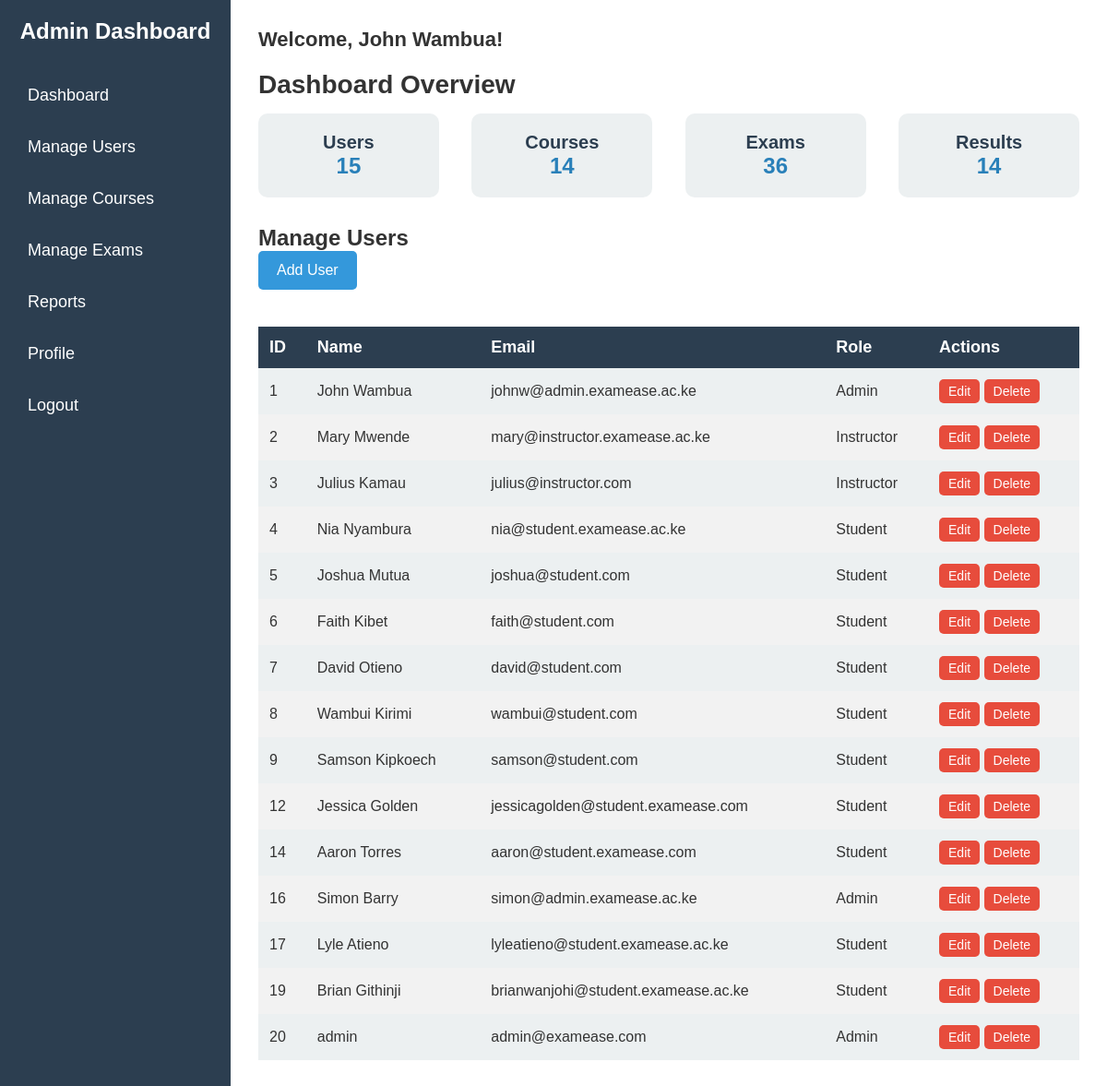
The page /pages/admin_dashboard.php (signed in) on the database its author committed.
### tables this page shows
CREATE TABLE `users` (
  `user_id` int(11) NOT NULL,
  `role_id` int(11) NOT NULL,
  `name` varchar(100) NOT NULL,
  `username` varchar(100) NOT NULL,
  `password_hash` varchar(255) NOT NULL,
  `email` varchar(100) NOT NULL,
  `status` tinyint(1) NOT NULL DEFAULT 1,
  `created_at` timestamp NOT NULL DEFAULT current_timestamp(),
  `updated_at` timestamp NOT NULL DEFAULT current_timestamp() ON UPDATE current_timestamp()
);

### pages/admin_dashboard.php (the view, shortened to what this page needs)
<?php
include('../includes/db_connection.php');
$userId = $_SESSION['user_id'];
$sql = "SELECT name FROM users WHERE user_id = ?";
$stmt = $conn->prepare($sql);
$stmt->bind_param("i", $userId);
$stmt->execute();
$result = $stmt->get_result();
$user = $result->fetch_assoc();
$adminName = $user['name'];
$statsQuery = "
    SELECT
        (SELECT COUNT(*) FROM users) AS total_users,
        (SELECT COUNT(*) FROM courses) AS total_courses,
        (SELECT COUNT(*) FROM exams) AS total_exams,
        (SELECT COUNT(*) FROM exam_grades) AS total_results
";
$statsResult = $conn->query($statsQuery);
if ($statsResult) {
    $stats = $statsResult->fetch_assoc();
}
$userDataQuery = "SELECT user_id, name, email, role_id FROM users";
$userDataResult = $conn->query($userDataQuery);
?>
<!DOCTYPE html>
<html lang="en">
<head>
  <link rel="stylesheet" href="../assets/css/admin_dashboard.css">
</head>
<body>
  <div class="sidebar">
    <div class="sidebar-header">
      <h2>Admin Dashboard</h2>
    </div>
    <ul class="sidebar-links">
      <li><a href="#">Dashboard</a></li>
      <li><a href="#">Manage Users</a></li>
      <li><a href="manage_course.php">Manage Courses</a></li>
      <li><a href="manage_exam.php">Manage Exams</a></li>
      <li><a href="report.php">Reports</a></li>
      <li><a href="admin_profile.php">Profile</a></li>
      <li><a href="logout.php">Logout</a></li>
    </ul>
  </div>
  <div class="main-content">
    <p class="welcome">Welcome, <?php echo htmlspecialchars($adminName); ?>!</p>
    <section class="overview">
      <h1>Dashboard Overview</h1>
      <div class="statistics">
        <div class="stat-box">
          <h3>Users</h3>
          <p><?php echo htmlspecialchars($stats['total_users']); ?></p>
        </div>
        <div class="stat-box">
          <h3>Courses</h3>
          <p><?php echo htmlspecialchars($stats['total_courses']); ?></p>
        </div>
        <div class="stat-box">
          <h3>Exams</h3>
          <p><?php echo htmlspecialchars($stats['total_exams']); ?></p>
        </div>
        <div class="stat-box">
          <h3>Results</h3>
          <p><?php echo htmlspecialchars($stats['total_results']); ?></p>
        </div>
      </div>
    </section>
    <section class="manage-users">
      <h2>Manage Users</h2>
      <a href="add_user.php"><button class="add-user-btn">Add User</button></a>
      <table class="users-table">
        <thead>
          <tr>
            <th>ID</th>
            <th>Name</th>
            <th>Email</th>
            <th>Role</th>
            <th>Actions</th>
          </tr>
        </thead>
        <tbody>
  <?php
  if ($userDataResult->num_rows > 0) {
      while ($user = $userDataResult->fetch_assoc()) {
          $roleName = '';
          switch ($user['role_id']) {
              case 1:
                  $roleName = 'Admin';
                  break;
              case 2:
                  $roleName = 'Instructor';
                  break;
              case 3:
                  $roleName = 'Student';
                  break;
          }
          echo "<tr>
                <td>{$user['user_id']}</td>
                <td>{$user['name']}</td>
                <td>{$user['email']}</td>
                <td>{$roleName}</td>
                <td>
                  <a href='?action=edit&user_id={$user['user_id']}'><button>Edit</button></a>
                  <a href='?action=delete&user_id={$user['user_id']}'><button>Delete</button></a>
                </td>
              </tr>";
      }
  } else {
      echo "<tr><td colspan='5'>No users found.</td></tr>";
  }
  ?>
        </tbody>
      </table>
    </section>
  </div>
</body>
</html>

### assets/css/admin_dashboard.css (style rules this page uses)
* { margin: 0; padding: 0; box-sizing: border-box; }
body { font-family: 'Arial', sans-serif; background-color: #f4f7fc; color: #333; display: flex; flex-direction: row; height: 100vh; }
.sidebar { width: 250px; background-color: #2c3e50; color: #fff; display: flex; flex-direction: column; padding: 20px; }
.sidebar-header { text-align: center; margin-bottom: 20px; }
.sidebar h2 { font-size: 24px; color: #fff; }
.sidebar-links { list-style-type: none; padding: 0; }
.sidebar-links li { margin: 15px 0; }
.sidebar-links a { color: #fff; text-decoration: none; font-size: 18px; display: block; padding: 10px; border-radius: 5px; transition: background-color 0.3s ease; }
.main-content { flex: 1; padding: 30px; background-color: #fff; overflow-y: auto; }
.welcome { font-size: 22px; font-weight: bold; margin-bottom: 20px; }
.overview { margin-bottom: 30px; }
h1 { font-size: 28px; margin-bottom: 15px; }
.statistics { display: flex; gap: 20px; justify-content: space-between; }
.stat-box { background-color: #ecf0f1; padding: 20px; border-radius: 10px; width: 22%; text-align: center; }
.stat-box h3 { font-size: 20px; color: #2c3e50; }
.stat-box p { font-size: 24px; color: #2980b9; font-weight: bold; }
.manage-users { margin-top: 30px; }
.add-user-btn { background-color: #3498db; color: #fff; padding: 12px 20px; font-size: 16px; border: none; border-radius: 5px; cursor: pointer; margin-bottom: 20px; transition: background-color 0.3s ease; }
.users-table { width: 100%; border-collapse: collapse; margin-top: 20px; }
.users-table th, .users-table td { padding: 12px; text-align: left; }
.users-table th { background-color: #2c3e50; color: #fff; font-size: 18px; }
.users-table td { background-color: #ecf0f1; font-size: 16px; }
.users-table tr:nth-child(even) td { background-color: #f2f2f2; }
.users-table a { text-decoration: none; color: #3498db; font-size: 16px; }
.users-table button { background-color: #e74c3c; color: white; border: none; padding: 5px 10px; cursor: pointer; border-radius: 5px; font-size: 14px; transition: background-color 0.3s ease; }

### rows shown on the page
users: name "John Wambua", user_id "1", email "johnw@admin.examease.ac.ke", role "Admin"
users: user_id "2", name "Mary Mwende", email "mary@instructor.examease.ac.ke", role "Instructor"
users: user_id "3", name "Julius Kamau", email "julius@instructor.com", role "Instructor"
users: user_id "4", name "Nia Nyambura", email "nia@student.examease.ac.ke", role "Student"
users: user_id "5", name "Joshua Mutua", email "joshua@student.com", role "Student"
users: user_id "6", name "Faith Kibet", email "faith@student.com", role "Student"
users: user_id "7", name "David Otieno", email "david@student.com", role "Student"
users: user_id "8", name "Wambui Kirimi", email "wambui@student.com", role "Student"
users: user_id "9", name "Samson Kipkoech", email "samson@student.com", role "Student"
users: user_id "12", name "Jessica Golden", email "jessicagolden@student.examease.com", role "Student"
users: user_id "14", name "Aaron Torres", email "aaron@student.examease.com", role "Student"
users: user_id "16", name "Simon Barry", email "simon@admin.examease.ac.ke", role "Admin"
users: user_id "17", name "Lyle Atieno", email "lyleatieno@student.examease.ac.ke", role "Student"
users: user_id "19", name "Brian Githinji", email "brianwanjohi@student.examease.ac.ke", role "Student"
users: user_id "20", name "admin", email "admin@examease.com", role "Admin"

### other values the page prints
$stats['total_users'] "15"
$stats['total_courses'] "14"
$stats['total_exams'] "36"
$stats['total_results'] "14"
